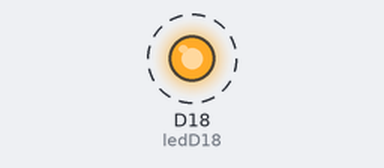
This program was run on a simulated CircuitPython board. Parts: output pins drawn as LEDs (lit = HIGH). Dashed ring = blinking. What the program prints to the serial console is not drawn.

Above: at 0.2 s.
Timing chart, 0 to 3.0 s (numbered marks = the images above):
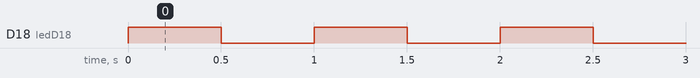

Measured:
- by itself, D18 (ledD18): alternates HIGH for 0.50 s and LOW for 0.50 s

The program:

blink.py
```python
import time
import board
import digitalio

print("hello blinky!")

#Defininimos el PIN y el modo OUTPUT
ledD18 = digitalio.DigitalInOut(board.D18) #Elige el elemento D18
ledD18.direction = digitalio.Direction.OUTPUT #Lo configura como salida

def blinky(led):
    led.value = True #Coloca en alto
    time.sleep(0.5) #Tiempo en segundos
    led.value = False #Coloca en bajo
    time.sleep(0.5) #Tiempo en segundos


while True:
    blinky(ledD18)
```
